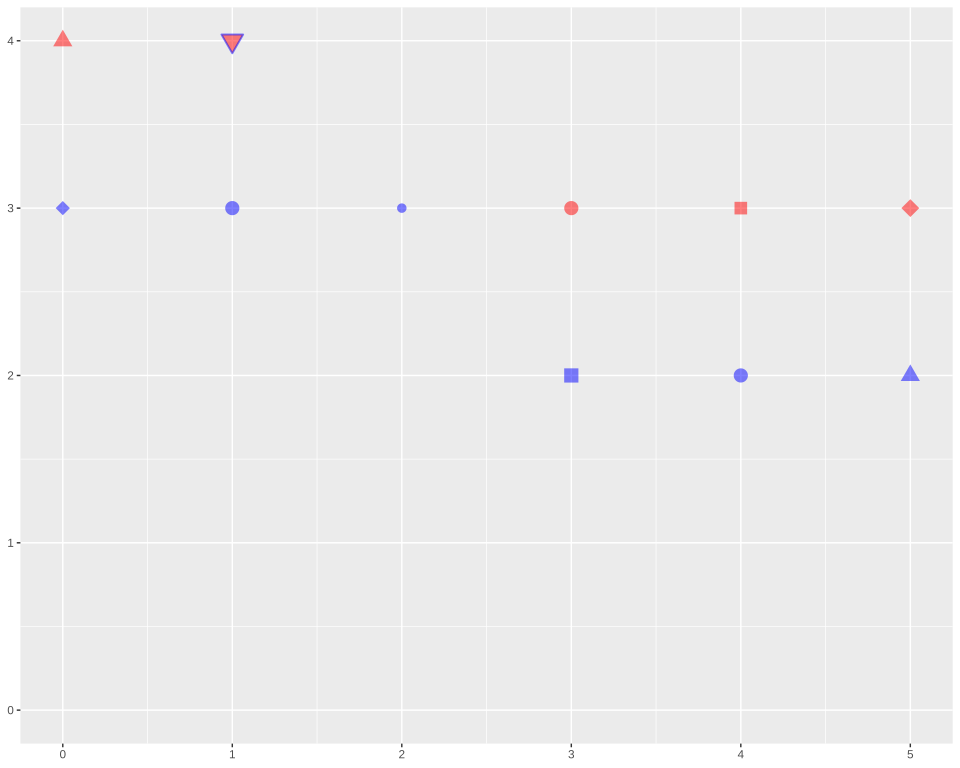

Reproduce this figure in R.
# The plot test/golden/point_no_stroke.svg draws, drawn by ggplot2 itself, as ggplot2's own visual
# tests draw their snapshots: the independent check on that golden whenever it changes. The suite
# never runs this; it needs R, ggplot2 and vdiffr, saved as the Docker image giggly-r:ggplot2-4.0.3.
# From the repository's root:
#
#   docker run --rm -v "$PWD/test/golden":/golden:ro giggly-r:ggplot2-4.0.3 \
#     Rscript /golden/point_no_stroke.R > point_no_stroke.ggplot2.svg
#
# and compare the two drawings element by element, as test/golden/point.R describes, `<line>`
# elements included, reading R's `stroke-width: nan` as Giggly's `0.00`.
#
# test/golden/point_shapes.R's 26 shapes with no stroke, R's NA, Giggly's `:none`, but the last,
# whose stroke is 1: each shape as big as a stroke of 0 makes it, its circles, squares and polygons
# with no outline and its lines not drawn, so shapes 3, 4 and 8 draw nothing, as R's graphics
# engine draws a border of no width transparent and a line of no width not at all. svglite writes
# the width R holds, `nan`, which is not a CSS number; Giggly writes `0.00` beside the same
# `stroke: none`, the one departure. First checked with ggplot2 4.0.3 and vdiffr 1.0.9: every
# element matches, in the same order, the x axis drawn before the y as test/golden/point.R
# describes, and every clip path.

library(ggplot2)

data <- data.frame(x = c(0, 5), y = c(0, 4))
plot <- ggplot(data, aes(x, y)) +
  annotate("point", x = (0:25) %% 6, y = (0:25) %/% 6, shape = 0:25, size = 5,
    stroke = c(rep(NA, 25), 1), colour = "blue", fill = "red", alpha = 0.5) +
  theme_gray()

file <- tempfile(fileext = ".svg")
vdiffr::write_svg(plot, file)
cat(readLines(file), sep = "\n")
